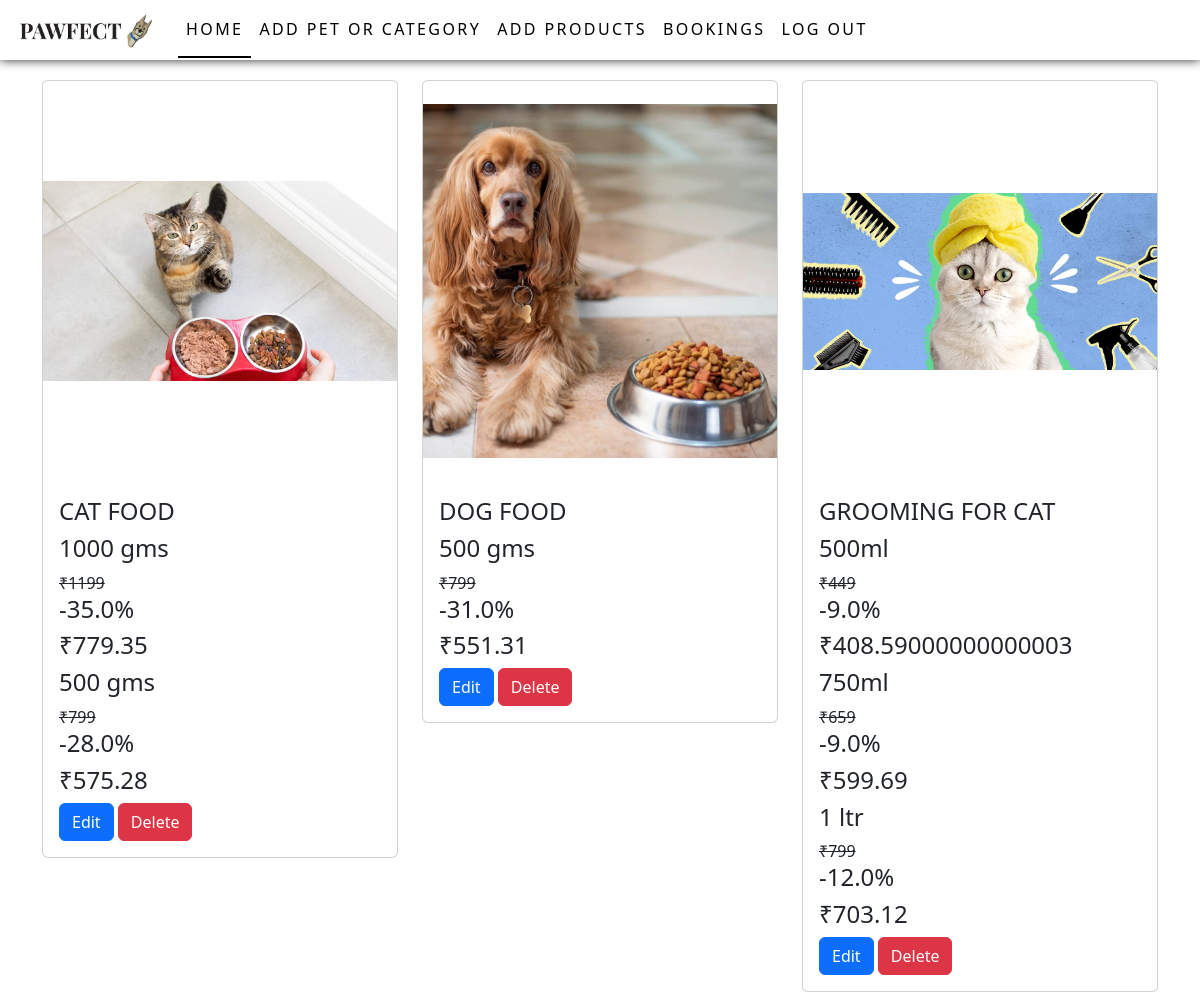
The page /shop_home (signed in) on the database its author committed.
### app/models.py (models this page shows)
class Product(models.Model):
    category=models.ForeignKey(Category, on_delete=models.CASCADE)
    name=models.TextField()
    img=models.FileField()
    dis=models.TextField()

class Details(models.Model):
    product=models.ForeignKey(Product, on_delete=models.CASCADE)
    dis=models.TextField()
    price=models.IntegerField()
    ofr_per=models.FloatField()
    ofr_price=models.FloatField()
    stock=models.IntegerField()

### app/views.py (the view)
# urls.py: path('shop_home',views.shop_home),
def shop_home(req):
    if 'eshop' in req.session:
        data=Product.objects.all()
        data1=Details.objects.all()
        return render(req,'shop/home.html',{'data':data,'data1':data1})
    else:
        return redirect(shop_login)

### templates/shop/home.html (shortened to what this page needs)
<!DOCTYPE html>
<html lang="en">
<head>
  {% load static %}
    <link href="https://cdn.jsdelivr.net/npm/bootstrap@5.3.3/dist/css/bootstrap.min.css" rel="stylesheet">
    <link rel="stylesheet" href="{% static 'css/style.css' %}">
</head>
<body>
  <nav class="navbar navbar-expand-sm  fixed-top">
    <div class="container-fluid">
      <a class="navbar-brand" href="#"><img src="{% static 'images/pawfectlogo.jpg'%}" alt="" width="150px"></a>
      <div class="collapse navbar-collapse" id="collapsibleNavbar">
        <ul class="navbar-nav">
          <li class="nav-item">
            <a class="nav-link active" href="shop_home">Home</a>
          </li>
          <li class="nav-item">
            <a class="nav-link" href="add_pet">Add Pet or Category</a>
          </li>
          <li class="nav-item">
            <a class="nav-link" href="add_prod">Add Products</a>
          </li>
          <li class="nav-item">
            <a class="nav-link" href="booking">Bookings</a>
          </li>
          <li class="nav-item">
            <a class="nav-link" href="logout">Log out</a>
          </li>
        </ul>
      </div>
    </div>
  </nav>
    <div class="container">
      <div class="row">
        {% for i in data %}
        <div class="col-lg-4">
          <div class="card">
            <img class="card-img-top" src="{{i.img.url}}" alt="Card image" style="height: 400px; width: 100%;object-fit: contain;">
            <div class="card-body">
                <h4 class="card-title">{{i.name}}</h4>
                {% for j in data1 %}
                    {% if j.product == i %}
                        <h4 class="card-title">{{j.dis}}</h4>
                        <s><p class="card-text">₹{{j.price}}</p></s>
                        <h4 class="card-title">-{{j.ofr_per}}%</h4>
                        <h4 class="card-title">₹{{j.ofr_price}}</h4>
                    {% endif %}
                {% endfor %}
                <a href="edit_prod/{{i.pk}}" class="btn btn-primary">Edit</a>
                <a href="delete_prod/{{i.pk}}" class="btn btn-danger">Delete</a>
            </div>
          </div>
        </div>
        {% endfor %}
      </div>
    </div>
</body>
</html>

### static/css/style.css (style rules this page uses)
body { margin-top: 80px; }
.navbar { background-color: rgb(255, 255, 255); box-shadow: 0 0 10px ; height: 60px; }
.nav-link { color: rgb(0, 0, 0); text-transform: uppercase; letter-spacing: 0.15em; display: inline-block; padding: 15px 20px; position: relative; }
.active { color: black; border-bottom: 2px solid black; }

### rows shown on the page
Product: img (picture), name "CAT FOOD"
Details: dis "1000 gms", price "1199", ofr_per "35.0", ofr_price "779.35"
Details: dis "500 gms", price "799", ofr_per "28.0", ofr_price "575.28"
Product: img (picture), name "DOG FOOD"
Details: dis "500 gms", price "799", ofr_per "31.0", ofr_price "551.31"
Product: img (picture), name "GROOMING FOR CAT"
Details: dis "500ml", price "449", ofr_per "9.0", ofr_price "408.59000000000003"
Details: dis "750ml", price "659", ofr_per "9.0", ofr_price "599.69"
Details: dis "1 ltr", price "799", ofr_per "12.0", ofr_price "703.12"
